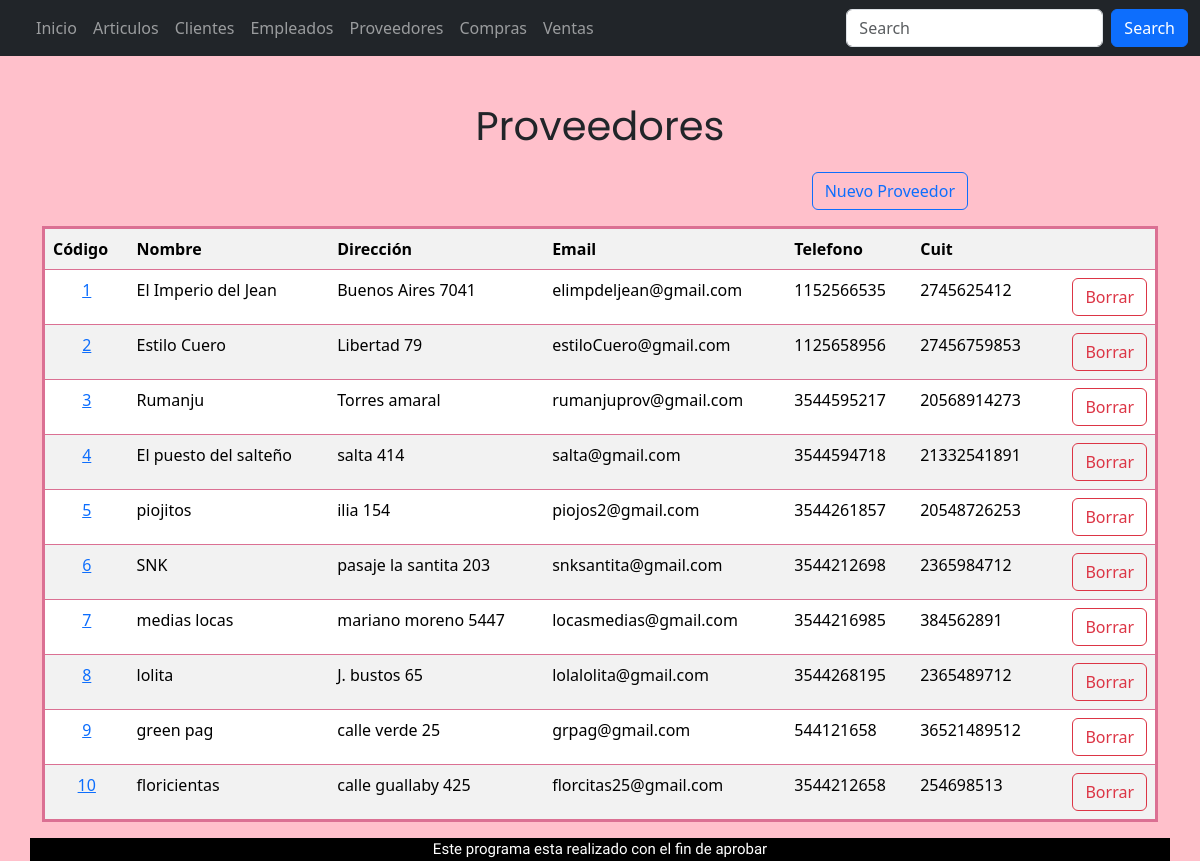
The page /tablaproveedores/ on the database as committed earlier.
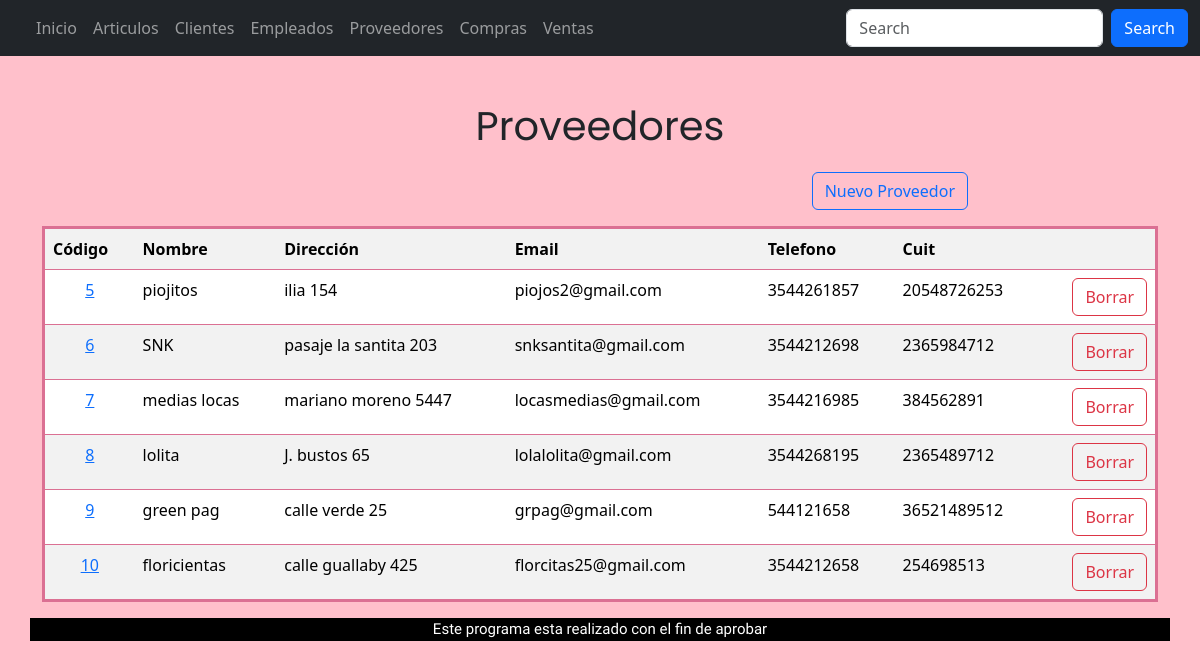
The same page on the database as committed later.
### appRieVictoria/models.py (models this page shows, shortened)
class Proveedores(models.Model):
    nombre = models.CharField(max_length=25, help_text="Nombre del proveedor",verbose_name="Nombre")
    direccion = models.CharField(max_length=100, help_text="Direccion del proveedor",verbose_name="Dirección")
    Email = models.EmailField(help_text="Email del proveedor")
    cuit = models.PositiveBigIntegerField(help_text="Cuit del proveedor",verbose_name="Cuit")
    telefono = models.PositiveBigIntegerField()
    empleados = models.ManyToManyField("Empleados",related_name='empleados_compran_a_proveedores', through="Compras",verbose_name="Empleado")

### appRieVictoria/views.py (the view)
def tablaproveedores (request):
    context= {'Proveedores': Proveedores.objects.all()}
    return render (request, 'tablaproveedores.html', context)

### proyectoRieVictoria/templates/tablaproveedores.html (shortened to what this page needs)
{% extends "base.html" %}
{% block content %}
<div class="nombreTablas">
    <p >Proveedores</p>
</div>
    <div class="row">
        <div class="col d-flex justify-content-end aling-items-end mb-3 col-10">
        <a class="btn btn-outline-primary" href="/proveedores/ProveedoresNuevo{{ p.id}}">Nuevo Proveedor</a></td>
        </div>
    </div>
    <table style="border-style: solid; border-color: palevioletred;" class="table table-striped">
            <tr>
                <th>Código</th>
                <th>Nombre</th>
                <th>Dirección</th>
                <th>Email</th>
                <th>Telefono</th>
                <th>Cuit</th>
                <th></th>
            </tr>
            {% for p in Proveedores %}
                <tr>
                    <td class="centrado"><a href="/proveedores/ProveedoresModif/{{ p.id }}/">{{ p.id }}</a></td>
                    <td>{{ p.nombre }}</td>
                    <td>{{ p.direccion }}</td>
                    <td>{{ p.Email }}</td>
                    <td>{{ p.telefono }}</td>
                    <td>{{ p.cuit}}</td>
                    <td>
                        <div class="d-flex justify-content-end ">
                            <a class="btn btn-outline-danger" href="/proveedores/ProveedoresBorrar/{{ p.id}}">Borrar</a>
                        </div>
                    </td>
                </tr>
                {% endfor %}
        </table>
    </div>
{% endblock %}

Rows that differ between the two databases and show on the page:
removed Proveedores: id "1", nombre "El Imperio del Jean", direccion "Buenos Aires 7041", Email "elimpdeljean@gmail.com", telefono "1152566535", cuit "2745625412"
removed Proveedores: id "2", nombre "Estilo Cuero", direccion "Libertad 79", Email "estiloCuero@gmail.com", telefono "1125658956", cuit "27456759853"
removed Proveedores: id "3", nombre "Rumanju", direccion "Torres amaral", Email "rumanjuprov@gmail.com", telefono "3544595217", cuit "20568914273"
removed Proveedores: id "4", nombre "El puesto del salteño", direccion "salta 414", Email "salta@gmail.com", telefono "3544594718", cuit "21332541891"
